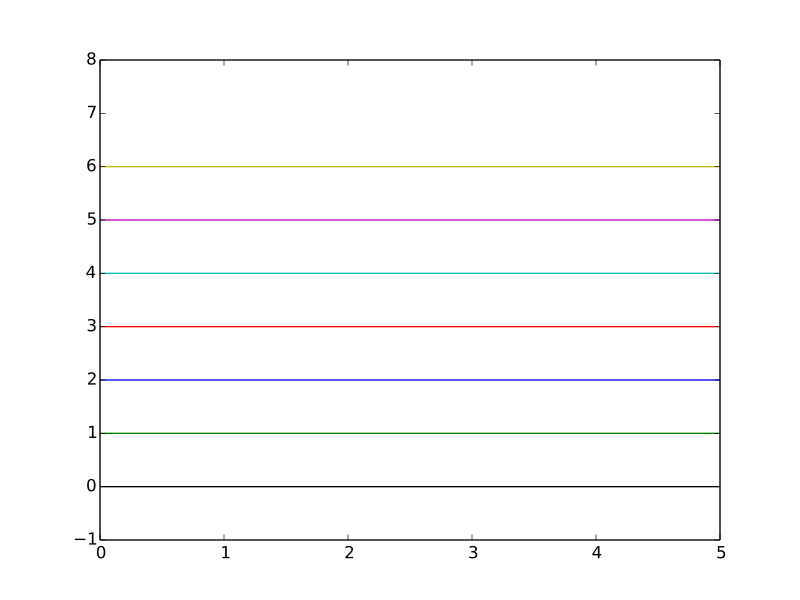

This figure's Python source:
import numpy as np
from matplotlib import pyplot as plt

colours = np.array(["k", "g", "b", "r", "c", "m", "y", "w"])
x = np.linspace(0, 5, 1000)
y = np.ones(1000)

for i in xrange(8):
	plt.plot(x, i*y, colours[i])
	
plt.ylim([-1, 8])
plt.show()
